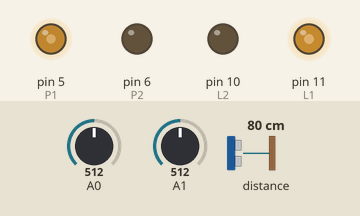
Simulated run of this sketch. Board: Arduino Uno, built with avr-gcc and run on an emulated ATmega328P. Parts: output pins drawn as LEDs (lit = HIGH). Dashed ring = blinking. Inputs (shaded band) come from the test bench; at power-on: A1 = 512, distance to the obstacle 80 cm, A0 = 512.

Above: at 4.2 s.
4.3 s: A1 set to 481
At 5.0 s:
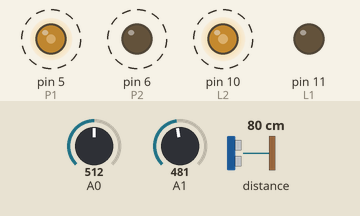
7.3 s: distance to the obstacle set to 43 cm
At 8.13 s:
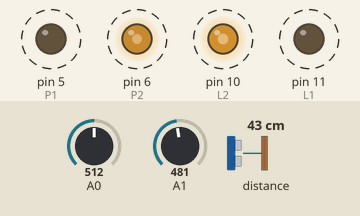
10.3 s: distance to the obstacle set to 37 cm
13.3 s: A0 set to 306
At 13.99 s:
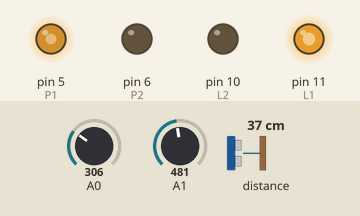
16.3 s: A0 set to 511
19.3 s: A0 set to 200
Timing chart, 0 to 23.3 s (numbered marks = the images above; inputs shaded):
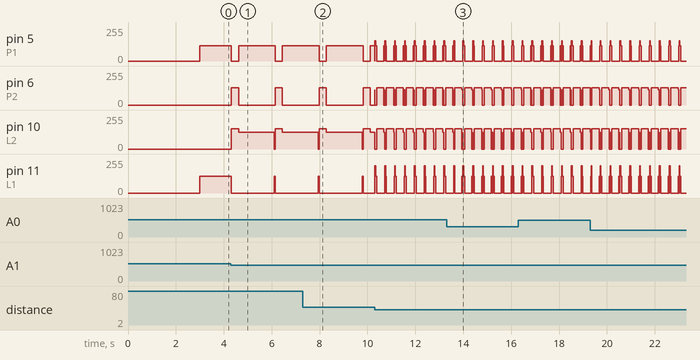

The sketch:

SUMO0502.ino
```cpp
#include <Wire.h>
#include <VL53L0X.h>
#define P1 5
#define P2 6
#define L1 11
#define L2 10
#include <SoftwareSerial.h>

VL53L0X sensor;
int b,laser=500,vc=50,r=0, Range = 400;
double i=0,j=0,k=0;
char a;
String s;
SoftwareSerial mySerial(9, 8); // RX, TXdouble

void setup() {
  mySerial.begin(115200);
  delay(1000);
  b= (analogRead(0)+analogRead(1))/2;
  b=b-20;
  delay(2000);
  pinMode(L1,OUTPUT);
  pinMode(L2,OUTPUT);
  pinMode(P1,OUTPUT);
  pinMode(P2,OUTPUT);
  Wire.begin();
  sensor.init();
  sensor.setTimeout(500);
  sensor.startContinuous();
}

void loop()
{
  if (mySerial.available())
  {
    a=mySerial.read();
    }
      if(a=='r')
      {
        if (mySerial.available())
        {
          prostoR(0,true);
          a=mySerial.read();
          r = a - '0';
        }
      }
  if(r==0)
  {
   prosto(50,true);

    laser=sensor.readRangeContinuousMillimeters();

    if(millis()-i>200)
    {
      s="x";
      s+=laser;
      mySerial.print(s);
      i=millis();
    }

    if(laser<200)
    {
       exterminate();
    }

  if(analogRead(0)<b && analogRead(1)> b)
    {
      prosto(60,false);
      delay(300);
      skrec(70,false);
    }

  if(analogRead(1)<b && analogRead(0)> b)
    {
      prosto(60,false);
      delay(300);
      skrec(70,true);
    }

  if(analogRead(1)<b && analogRead(0)< b)
    {
      prosto(60,false);
      delay(300);
      skrec(70,false);
    }
  }
  if(r==1)
  {
    sterowanieReczne();
  }
}

  void predkosc (int a,int b,int v,bool kier)
  {
   if(a == P1) v = v*korekcja(v);
   if(kier)
   {
      analogWrite(a,2.55*v);
      digitalWrite(b,LOW);
   }
   else
   {
      digitalWrite(a,LOW);
      analogWrite(b,2.55*v);
   }
   if(a==P1)
   {
      if(millis()-k>190)
      {
        if(v!=0)
        {
          if(kier)
          {
            s="r";
            s+=v;
            mySerial.print(s);
          }
          else
          {
            s="r";
            s+=-v;
            mySerial.print(s);
          }

        }
        else
        {
          mySerial.print("or");
        }
        k=millis();
      }
    }
    else
    {
      if(millis()-j>210)
      {
        if(v!=0)
        {
          if(kier)
          {
            s="l";
            s+=v;
            mySerial.print(s);
          }
          else
          {
            s="l";
            s+=-v;
            mySerial.print(s);
          }
        }
        else
        {
          mySerial.print("ol");
        }
        j=millis();
        }
    }
 }

 void prosto(int v, bool kier)
 {
    predkosc(L1,L2,v,kier);
    predkosc(P1,P2,v,kier);
 }

 void prostoR(int v, bool kier)
 {
    predkoscR(L1,L2,v,kier);
    predkoscR(P1,P2,v,kier);
 }

 void predkoscR (int a,int b,int v,bool kier)
 {
   if(a == P1) v = v*korekcja(v);
   if(kier)
   {
      analogWrite(a,2.55*v);
      digitalWrite(b,LOW);
   }
   else
   {
      digitalWrite(a,LOW);
      analogWrite(b,2.55*v);
   }
 }

 void skrec(double a, bool leri)
 {
    int i=0;
    if(leri)
    {
      while(i<a/360*1000)
      {
        predkosc(P1,P2,50,true);
        predkosc(L1,L2,50,false);
        if(sensor.readRangeContinuousMillimeters()<Range)
        {
          predkosc(P1,P2,50,false);
          predkosc(L1,L2,50,true);
          delay(10);
          exterminate();
          break;
        }
        delay(5);
        i=i+5;
       }
    }
    else
    {
      while(i<a/360*1000)
      {
        predkosc(P1,P2,50,false);
        predkosc(L1,L2,50,true);
           if(sensor.readRangeContinuousMillimeters()<Range)
           {
             predkosc(P1,P2,50,true);
             predkosc(L1,L2,50,false);
             delay(10);
             exterminate();
             break;
           }
        delay(5);
        i=i+5;
      }
    }
  }

  int exterminate()
  {
    while(1)
    {
      prosto(80,true);
      laser=sensor.readRangeContinuousMillimeters();
      if(millis()-i>200)
      {
        s="x";
        s+=laser;
        mySerial.print(s);
        i = millis();
      }
      if(laser>200)
      {
        break;
      }
      if(analogRead(0)<b||analogRead(1)<b)
      {
        prosto(70,false);
        delay(500);
        predkosc(P1,P2,50,true);
        predkosc(L1,L2,50,false);
        delay(250);
        break;
      }
    }
  }

  double korekcja(int v)
  {
    if(v == 50) return 0.9;
    if(v == 60) return 0.85;
    if(v == 70) return 0.8;
    if(v == 80) return 0.75;
    if(v == 90) return 0.7;
    if(v == 100) return 0.65;
  }

  void sterowanieReczne()
  {
    if(a=='v')
    {
      if (mySerial.available())
      {
        a=mySerial.read();
        vc = a - '0';
        vc=(vc+1)*10;
      }
    }
    if(millis()-i>200)
    {
       laser=sensor.readRangeContinuousMillimeters();
       s="x";
       s+=laser;
       mySerial.print(s);
       i=millis();
    }
    if(a=='w')
    {
      prostoR(vc,true);
    }
    if(a=='a')
    {
       predkoscR(L1,L2,vc,false);
       predkoscR(P1,P2,vc,true);
    }
    if(a=='s')
    {
       prostoR(vc,false);
    }
    if(a=='d')
    {
       predkoscR(L1,L2,vc,true);
       predkoscR(P1,P2,vc,false);
    }
    if(a=='q')
    {
      predkoscR(L1,L2,vc/3,true);
      predkoscR(P1,P2,vc,true);
    }
    if(a=='e')
    {
      predkoscR(L1,L2,vc,true);
      predkoscR(P1,P2,vc/3,true);
    }
    if(a=='z')
    {
      predkoscR(L1,L2,vc/3,false);
      predkoscR(P1,P2,vc,false);
    }
    if(a=='x')
    {
      predkoscR(L1,L2,vc,false);
      predkoscR(P1,P2,vc/3,false);
    }
    if(a=='n')
    {
      predkoscR(L1,L2,0,true);
      predkoscR(P1,P2,0,false);
    }
  }
```

Measured:
- the behaviour switches between 492 and 491 on A1 (found by bisection; images 0 and 1)
- after the input at 4.3 s, pin 5 (P1): alternates 114/255 for 1.5 s and 0/255 for 0.30 s, starting at once; pin 6 (P2): alternates 130/255 for 0.30 s and 0/255 for 1.5 s, starting at once; pin 10 (L2): alternates 153/255 for 0.32 s and 127/255 for 1.5 s, starting at once; pin 11 (L1): 127/255 → 0/255 at once
